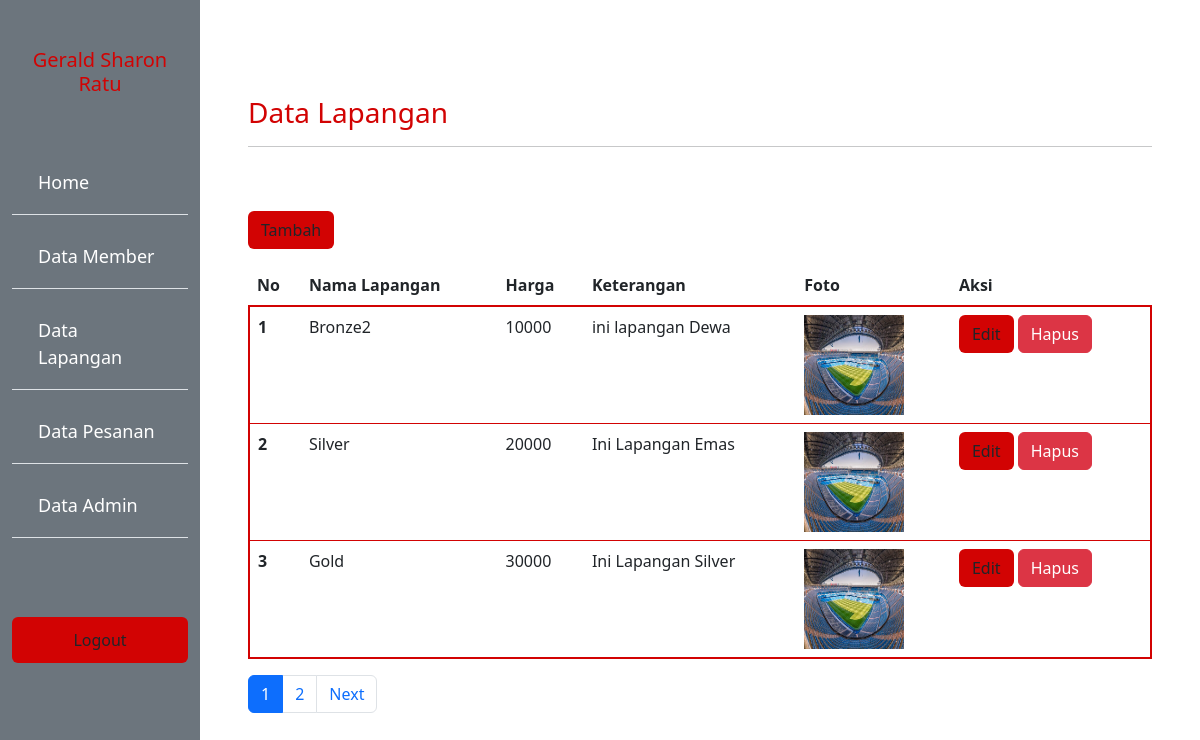
/admin/lapangan.php (signed in), run on the app's committed database.
### tables this page shows
CREATE TABLE `lapangan_212279` (
  `212279_id_lapangan` int(11) NOT NULL,
  `212279_nama` varchar(35) NOT NULL,
  `212279_keterangan` text NOT NULL,
  `212279_harga` int(11) NOT NULL,
  `212279_foto` text NOT NULL
);

### functions.php (called while the page is built, shortened)
<?php
$conn = mysqli_connect("localhost", "root", "", "dbfutsal");
function query($query)
{
  global $conn;
  $result = mysqli_query($conn, $query);
  $rows = [];
  while ($row = mysqli_fetch_assoc($result)) {
    $rows[] = $row;
  }
  return $rows;
}

### admin/lapangan.php (the view, shortened to what this page needs)
<?php
require "../functions.php";
$jmlHalamanPerData = 3;
$jumlahData = count(query("SELECT * FROM lapangan_212279"));
$jmlHalaman = ceil($jumlahData / $jmlHalamanPerData);
if (isset($_GET["halaman"])) {
  $halamanAktif = $_GET["halaman"];
} else {
  $halamanAktif = 1;
}
$awalData = ($jmlHalamanPerData * $halamanAktif) - $jmlHalamanPerData;
$lapangan = query("SELECT * FROM lapangan_212279 LIMIT $awalData, $jmlHalamanPerData");
?>
<!DOCTYPE html>
<html lang="en">
<head>
  <link rel="stylesheet" href="../style.css">
  <link href="https://cdn.jsdelivr.net/npm/bootstrap@5.3.0-alpha1/dist/css/bootstrap.min.css" rel="stylesheet">
</head>
<body>
  <div class="container-fluid">
    <div class="row min-vh-100">
      <div class="sidebar col-2 bg-secondary">
        <h5 class="mt-5 judul text-center">
          <h5 class="mt-5 judul text-center"><?= $_SESSION["username"]; ?></h5>
        </h5>
        <ul class="list-group list-group-flush">
          <li class="list-group-item bg-transparent"><a href="home.php">Home</a></li>
          <li class="list-group-item bg-transparent"><a href="member.php">Data Member</a></li>
          <li class="list-group-item bg-transparent"><a href="lapangan.php">Data Lapangan</a></li>
          <li class="list-group-item bg-transparent"><a href="pesan.php">Data Pesanan</a></li>
          <li class="list-group-item bg-transparent"><a href="admin.php">Data Admin</a></li>
          <li class="list-group-item bg-transparent"></li>
        </ul>
        <a href="../logout.php" class="mt-5 btn btn-inti text-dark">Logout</a>
      </div>
      <div class="col-10 p-5 mt-5">
        <h3 class="judul">Data Lapangan</h3>
        <hr>
        <button class="btn btn-inti mt-5" data-bs-toggle="modal" data-bs-target="#tambahModal1">Tambah</button>
        <table class="table table-hover mt-3">
          <thead class="table-inti">
            <tr>
              <th scope="col">No</th>
              <th scope="col">Nama Lapangan</th>
              <th scope="col">Harga</th>
              <th scope="col">Keterangan</th>
              <th scope="col">Foto</th>
              <th scope="col">Aksi</th>
            </tr>
          </thead>
          <tbody class="text">
            <?php $i = 1; ?>
            <?php foreach ($lapangan as $row) : ?>
              <tr>
                <th scope="row"><?= $i++; ?></th>
                <td><?= $row["212279_nama"]; ?></td>
                <td><?= $row["212279_harga"]; ?></td>
                <td><?= $row["212279_keterangan"]; ?></td>
                <td><img src="../img/<?= $row["212279_foto"]; ?>" width="100" height="100"></td>
                <td>
                  <button class="btn btn-inti" data-bs-toggle="modal" data-bs-target="#editModal<?= $row["212279_id_lapangan"]; ?>">Edit</button>
                  <a href="./controller/hapusLpg.php?id=<?= $row["212279_id_lapangan"]; ?>" class="btn btn-danger">Hapus</a>
                </td>
              </tr>
            <?php endforeach; ?>
          </tbody>
        </table>
        <ul class="pagination">
          <?php for ($i = 1; $i <= $jmlHalaman; $i++) : ?>
            <?php if ($i == $halamanAktif) : ?>
              <li class="page-item active"><a class="page-link" href="?halaman=<?= $i; ?>"><?= $i; ?></a></li>
            <?php else : ?>
              <li class="page-item "><a class="page-link" href="?halaman=<?= $i; ?>"><?= $i; ?></a></li>
            <?php endif; ?>
          <?php endfor; ?>
          <?php if ($halamanAktif < $jmlHalaman) : ?>
            <li class="page-item">
              <a href="?halaman=<?= $halamanAktif + 1; ?>" class="page-link">Next</a>
            </li>
          <?php endif; ?>
        </ul>
      </div>
</body>
</html>

### style.css (style rules this page uses)
:root { --primary: #d20303; --hover: #be1e1e; --bg: #eeeeee; }
.table-inti { background-color: var(--primary); }
.judul { color: var(--primary); }
.text { border: 2px solid var(--primary); border-radius: 8px; background-color: var(--bg); }
.btn-inti { background-color: var(--primary) !important; }
.sidebar ul { list-style: none; margin-top: 50px; }
.sidebar li { color: white; text-decoration: none; font-size: 18px; margin: 5px 0; }
.sidebar a { display: block; color: white; padding: 10px; text-decoration: none; }

### data on the page
lapangan_212279: 212279_nama "Bronze2", 212279_harga "10000", 212279_keterangan "ini lapangan Dewa", 212279_foto (picture)
lapangan_212279: 212279_nama "Silver", 212279_harga "20000", 212279_keterangan "Ini Lapangan Emas", 212279_foto (picture)
lapangan_212279: 212279_nama "Gold", 212279_harga "30000", 212279_keterangan "Ini Lapangan Silver", 212279_foto (picture)

### other printed values
$_SESSION["username"] "Gerald Sharon Ratu"
